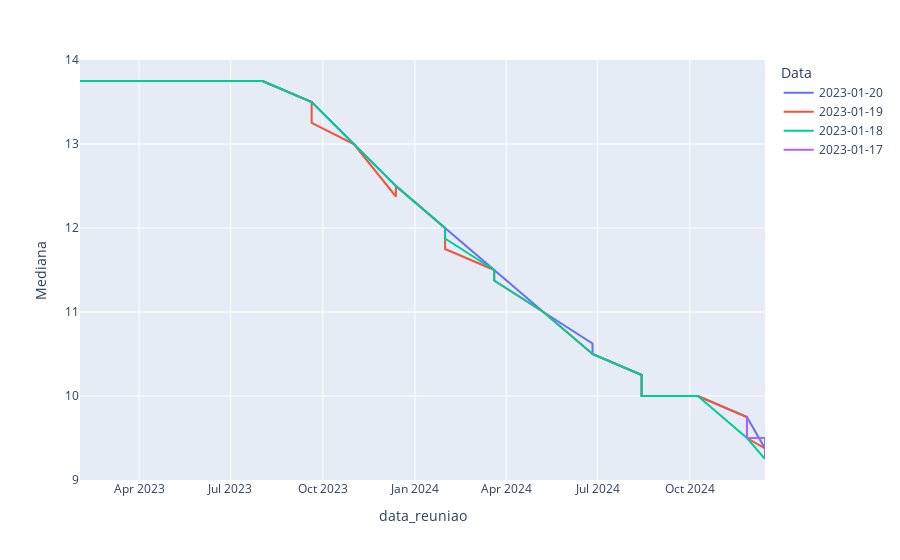

Notebook cell for this chart:
### Code cell
# Gráfico iterativo utilizando o plotly
fig=px.line(df_selic,x='data_reuniao',y='Mediana', color='Data')
# Gerando arquivo com o resultado
# plotly.offline.plot(fig, show_link = True,filename=f'./output/IPCA_forcast.html')
fig.show()

### Figure 1 — Plotly figure (JSON) as saved in the notebook; plotly's stock layout.template omitted (floating-point values rounded to 4 significant figures)
{"data": [{"hovertemplate": "Data=2023-01-20<br>data_reuniao=%{x}<br>Mediana=%{y}<extra></extra>", "legendgroup": "2023-01-20", "line": {"color": "#636efa", "dash": "solid"}, "marker": {"symbol": "circle"}, "mode": "lines", "name": "2023-01-20", "orientation": "v", "showlegend": true, "type": "scatter", "x": ["2023-02-01", "2023-02-01", "2023-03-22", "2023-03-22", "2023-05-03", "2023-05-03", "2023-06-21", "2023-06-21", "2023-08-02", "2023-08-02", "2023-09-20", "2023-09-20", "2023-11-01", "2023-11-01", "2023-12-13", "2023-12-13", "2024-01-31", "2024-01-31", "2024-03-20", "2024-03-20", "2024-05-08", "2024-05-08", "2024-06-26", "2024-06-26", "2024-08-14", "2024-08-14", "2024-10-09", "2024-10-09", "2024-11-27", "2024-11-27", "2024-12-15", "2024-12-15"], "xaxis": "x", "y": [13.75, 13.75, 13.75, 13.75, 13.75, 13.75, 13.75, 13.75, 13.75, 13.75, 13.5, 13.5, 13, 13, 12.5, 12.5, 12, 12, 11.5, 11.5, 11, 11, 10.62, 10.5, 10.25, 10, 10, 10, 9.75, 9.75, 9.375, 9.5], "yaxis": "y"}, {"hovertemplate": "Data=2023-01-19<br>data_reuniao=%{x}<br>Mediana=%{y}<extra></extra>", "legendgroup": "2023-01-19", "line": {"color": "#EF553B", "dash": "solid"}, "marker": {"symbol": "circle"}, "mode": "lines", "name": "2023-01-19", "orientation": "v", "showlegend": true, "type": "scatter", "x": ["2023-02-01", "2023-02-01", "2023-03-22", "2023-03-22", "2023-05-03", "2023-05-03", "2023-06-21", "2023-06-21", "2023-08-02", "2023-08-02", "2023-09-20", "2023-09-20", "2023-11-01", "2023-11-01", "2023-12-13", "2023-12-13", "2024-01-31", "2024-01-31", "2024-03-20", "2024-03-20", "2024-05-08", "2024-05-08", "2024-06-26", "2024-06-26", "2024-08-14", "2024-08-14", "2024-10-09", "2024-10-09", "2024-11-27", "2024-11-27", "2024-12-15", "2024-12-15"], "xaxis": "x", "y": [13.75, 13.75, 13.75, 13.75, 13.75, 13.75, 13.75, 13.75, 13.75, 13.75, 13.5, 13.25, 13, 13, 12.38, 12.5, 12, 11.75, 11.5, 11.38, 11, 11, 10.5, 10.5, 10.25, 10, 10, 10, 9.75, 9.5, 9.375, 9.25], "yaxis": "y"}, {"hovertemplate": "Data=2023-01-18<br>data_reuniao=%{x}<br>Mediana=%{y}<extra></extra>", "legendgroup": "2023-01-18", "line": {"color": "#00cc96", "dash": "solid"}, "marker": {"symbol": "circle"}, "mode": "lines", "name": "2023-01-18", "orientation": "v", "showlegend": true, "type": "scatter", "x": ["2023-02-01", "2023-02-01", "2023-03-22", "2023-03-22", "2023-05-03", "2023-05-03", "2023-06-21", "2023-06-21", "2023-08-02", "2023-08-02", "2023-09-20", "2023-09-20", "2023-11-01", "2023-11-01", "2023-12-13", "2023-12-13", "2024-01-31", "2024-01-31", "2024-03-20", "2024-03-20", "2024-05-08", "2024-05-08", "2024-06-26", "2024-06-26", "2024-08-14", "2024-08-14", "2024-10-09", "2024-10-09", "2024-11-27", "2024-11-27", "2024-12-15", "2024-12-15"], "xaxis": "x", "y": [13.75, 13.75, 13.75, 13.75, 13.75, 13.75, 13.75, 13.75, 13.75, 13.75, 13.5, 13.5, 13, 13, 12.5, 12.5, 12, 11.88, 11.5, 11.38, 11, 11, 10.5, 10.5, 10.25, 10, 10, 10, 9.5, 9.5, 9.25, 9.25], "yaxis": "y"}, {"hovertemplate": "Data=2023-01-17<br>data_reuniao=%{x}<br>Mediana=%{y}<extra></extra>", "legendgroup": "2023-01-17", "line": {"color": "#ab63fa", "dash": "solid"}, "marker": {"symbol": "circle"}, "mode": "lines", "name": "2023-01-17", "orientation": "v", "showlegend": true, "type": "scatter", "x": ["2024-11-27", "2024-11-27", "2024-12-15", "2024-12-15"], "xaxis": "x", "y": [9.75, 9.5, 9.5, 9.25], "yaxis": "y"}], "layout": {"legend": {"title": {"text": "Data"}, "tracegroupgap": 0}, "margin": {"t": 60}, "xaxis": {"anchor": "y", "domain": [0, 1], "title": {"text": "data_reuniao"}}, "yaxis": {"anchor": "x", "domain": [0, 1], "title": {"text": "Mediana"}}}}
